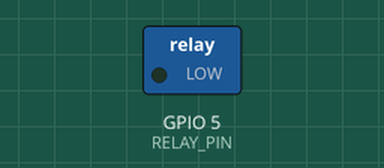
The program below on a simulated ESP32. Shown: switched loads named in the program (green lamp = pin HIGH).

Above: at 1.0 s.
At 3.0 s:
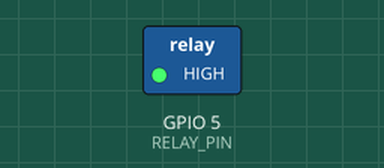
Timing chart, 0 to 5.2 s (numbered marks = the images above):
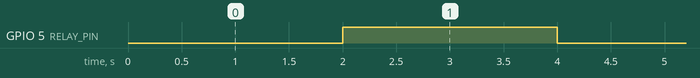

Measured:
- by itself, GPIO 5 (RELAY_PIN): alternates HIGH for 2.0 s and LOW for 2.0 s

The program:

main.cpp
```cpp
// Relay Control — FreeRTOS Task Version
// The task that owns the relay GPIO is the only thing that ever calls
// digitalWrite() on it. Anything that wants to change relay state —
// a schedule, an MQTT callback, a sensor threshold — just posts a
// command onto the queue. This is the same decoupled pattern you'd
// use to let an MQTT message control a relay without the MQTT
// callback ever touching the pin directly.

#include <Arduino.h>

#define RELAY_PIN 5
#define RELAY_ON  LOW
#define RELAY_OFF HIGH

enum RelayCommand { RELAY_CMD_ON, RELAY_CMD_OFF };

QueueHandle_t relayQueue;

void relayControlTask(void *parameter) {
  pinMode(RELAY_PIN, OUTPUT);
  digitalWrite(RELAY_PIN, RELAY_OFF); // safe default state at boot

  RelayCommand cmd;
  while (true) {
    if (xQueueReceive(relayQueue, &cmd, portMAX_DELAY) == pdTRUE) {
      digitalWrite(RELAY_PIN, cmd == RELAY_CMD_ON ? RELAY_ON : RELAY_OFF);
    }
  }
}

// Stand-in for a real command source (MQTT callback, schedule check,
// soil-moisture threshold, etc.) — replace this task's body with
// whatever decides when the relay should switch.
void demoCommandSourceTask(void *parameter) {
  while (true) {
    RelayCommand cmd = RELAY_CMD_ON;
    xQueueSend(relayQueue, &cmd, portMAX_DELAY);
    vTaskDelay(pdMS_TO_TICKS(2000));

    cmd = RELAY_CMD_OFF;
    xQueueSend(relayQueue, &cmd, portMAX_DELAY);
    vTaskDelay(pdMS_TO_TICKS(2000));
  }
}

void setup() {
  relayQueue = xQueueCreate(5, sizeof(RelayCommand));
  xTaskCreate(relayControlTask, "Relay Control", 2048, NULL, 2, NULL);
  xTaskCreate(demoCommandSourceTask, "Demo Command Source", 2048, NULL, 1, NULL);
}

void loop() {
  vTaskDelay(pdMS_TO_TICKS(1000));
}
```
